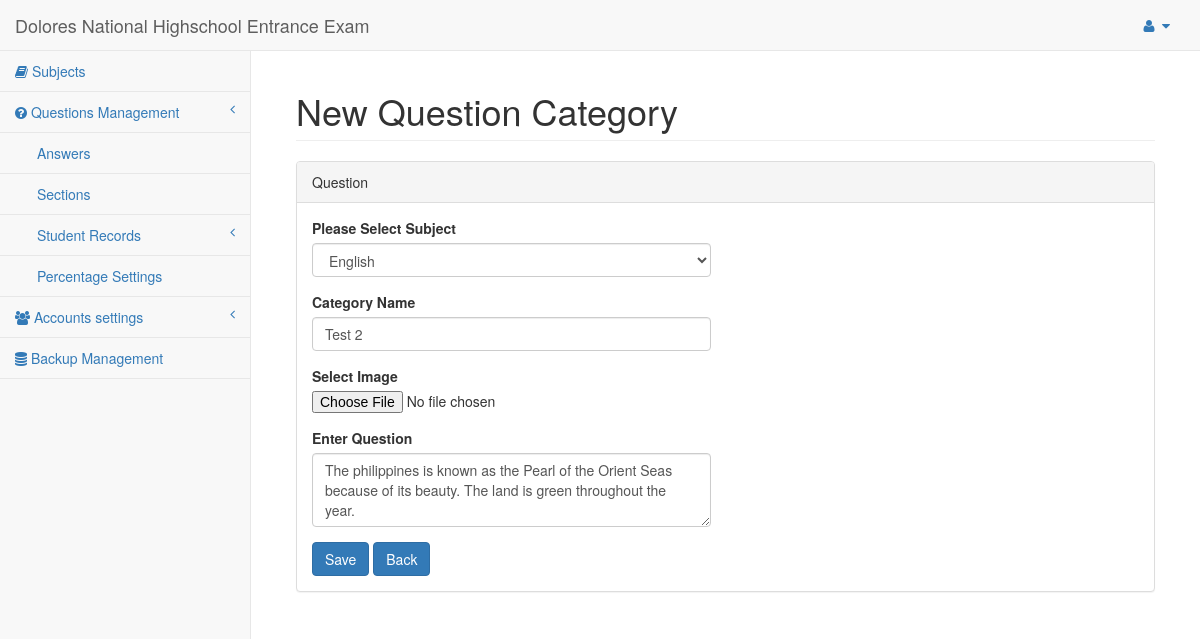
The app's page /forms/edit_question_category_form.php?questcat=2 (signed in) with its own data.
### tables this page shows
CREATE TABLE IF NOT EXISTS `question_category` (
  `id` int(11) NOT NULL auto_increment,
  `subject_id` int(11) NOT NULL,
  `name` varchar(100) NOT NULL,
  `description` varchar(3000) NOT NULL,
  `image_url` varchar(500) NOT NULL,
  PRIMARY KEY  (`id`),
  UNIQUE KEY `name` (`name`)
);

### forms/edit_question_category_form.php (the view, shortened to what this page needs)
<?php session_start();
$result = mysql_query("SELECT * FROM question_category WHERE id = '".$_GET['questcat']."'") or die("Error: ". mysql_error());
$row1 = mysql_fetch_array($result);
?>
<!DOCTYPE html>
<html lang="en">
<head>
    <link href="../bower_components/bootstrap/dist/css/bootstrap.min.css" rel="stylesheet">
    <link href="../bower_components/metisMenu/dist/metisMenu.min.css" rel="stylesheet">
    <link href="../dist/css/sb-admin-2.css" rel="stylesheet">
    <link href="../bower_components/font-awesome/css/font-awesome.min.css" rel="stylesheet" type="text/css">
</head>
<body>
    <div id="wrapper">
        <?php require_once('../pages/navigation.php'); ?>
        <div id="page-wrapper">
            <div class="container-fluid">
                <div class="row">
                    <div class="col-lg-12">
                        <h1 class="page-header">New Question Category</h1>
                    </div>
                </div>
                <div class="row">
                    <div class="col-lg-12">
                        <div class="panel panel-default">
                            <div class="panel-heading">
                              Question
                            </div>
                            <div class="panel-body">
                                <div class="row">
                                    <div class="col-lg-6">
                                        <form method="post" enctype="multipart/form-data" action="edit_question_category_form.php" role="form">
                                            <div class="form-group">
                                               <label>Please Select Subject</label>
                                               <?php
                                                    $result = mysql_query("SELECT * FROM subject ") or die('Error: '. mysql_error());
                                               ?>
                                                    <select name="subj" required class="form-control" required>
                                                        <?php
                                                            while ($row = mysql_fetch_array($result))
                                                            {
                                                        ?>
                                                            <option value="<?php echo $row['id']; ?>" <?php echo $row['id'] == $row1['subject_id'] ? 'SELECTED' : ''; ?>> <?php echo $row['name']; ?></option>
                                                        <?php
                                                            }
                                                        ?>
                                                    </select>
                                            </div>
                                            <div class="form-group">
                                                <label>Category Name </label>
                                                <input name="name" type="text" class="form-control" placeholder="Category name" value="<?php echo $row1['name']; ?>" required>
                                            </div>
                                            <div class="form-group">
                                                <label>Select Image</label>
                                                <input name="photo" type="file">
                                            </div>
                                            <div class="form-group">
                                                <label>Enter Question</label>
                                                <textarea name="descrip" class="form-control" rows="3" required><?php echo $row1['description']; ?></textarea>
                                            </div>
                                            <input type="submit" name="submit" value="Save" class="btn btn-primary">
                                            <a class="btn btn-primary" href="../pages/questions_category.php">Back </a>
                                        </form>
                                    </div>
                                </div>
                            </div>
                        </div>
                    </div>
                </div>
            </div>
        </div>
    </div>
</body>
</html>

### records on screen
question_category: name "Test 2", descrip "The philippines is known as the Pearl of the Orient Seas because of its beauty. The land is green throughout the year."

### other values on screen
form field subj "English"
